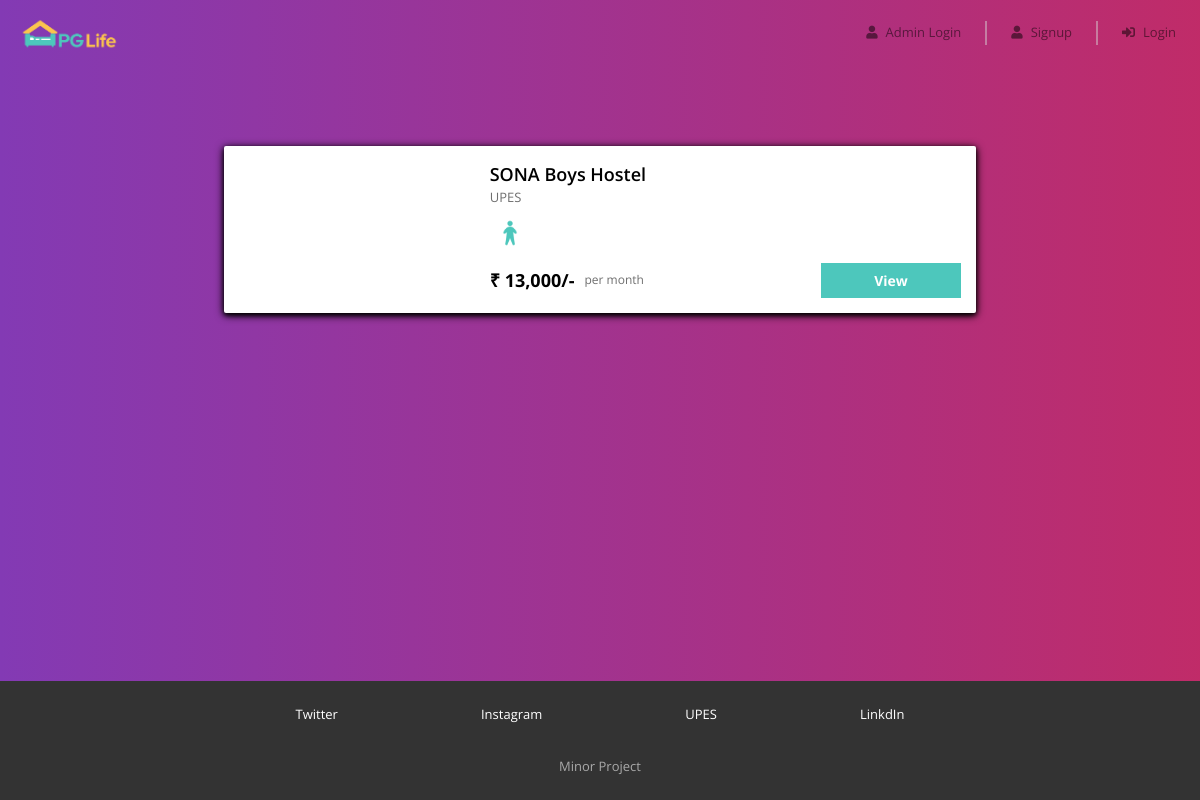
Before: /search_list.php?city=Sona Boys Hostel with the older database file.
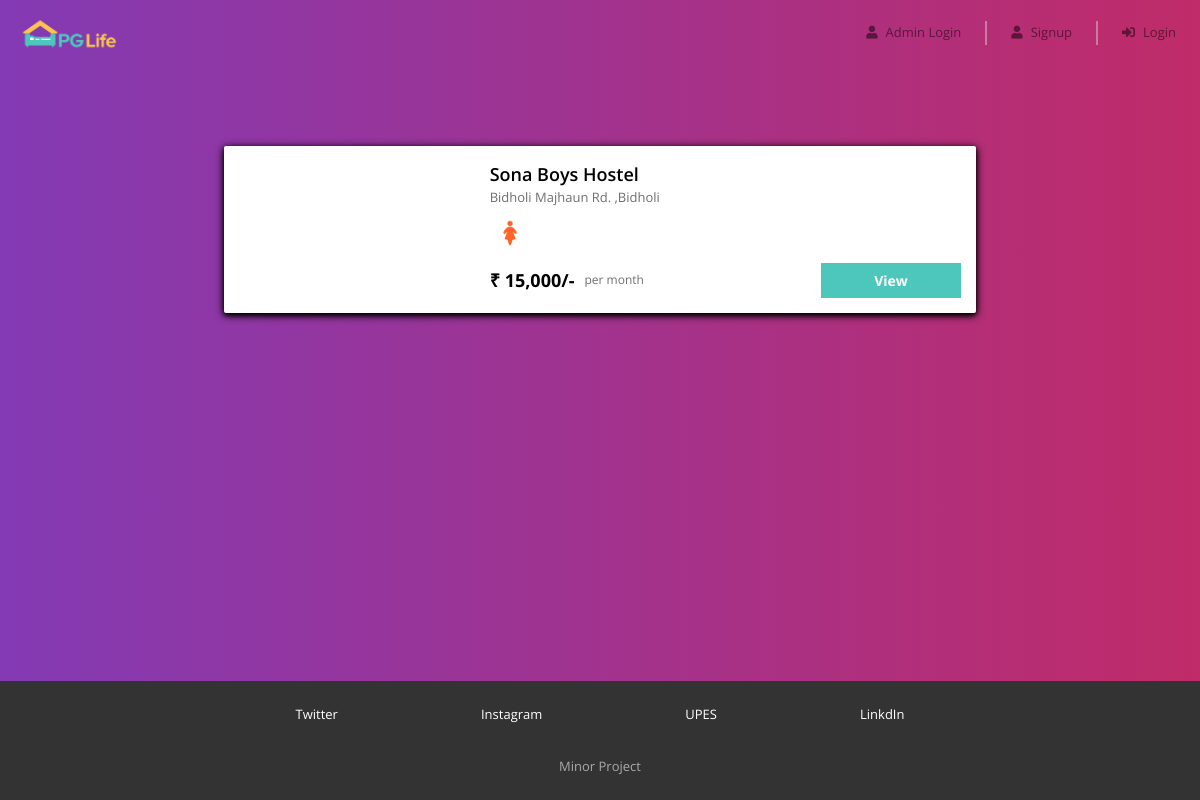
After: the same page with the newer database file.
### tables this page shows
CREATE TABLE `properties` (
  `id` tinyint(125) UNSIGNED NOT NULL,
  `name` varchar(255) NOT NULL,
  `address` text NOT NULL,
  `gender` varchar(255) NOT NULL,
  `rent` int(255) NOT NULL
);

### search_list.php (the view, shortened to what this page needs)
<?php
require "includes/database_connect.php";
$city_name = $_GET["city"];
$sql_1 = "SELECT * FROM properties WHERE `name` = '$city_name'";
$result_1 = mysqli_query($conn, $sql_1);
$city = mysqli_fetch_assoc($result_1);
$city_id = $city['id'];
$sql_2 = "SELECT * FROM properties WHERE id = $city_id";
$result_2 = mysqli_query($conn, $sql_2);
$properties = mysqli_fetch_all($result_2, MYSQLI_ASSOC);
?>
<!DOCTYPE html>
<html lang="en">
<head>
    <?php
    include "includes/head_links.php";
    ?>
    <link href="css/home.css" rel="stylesheet" />
    <link href="css/property_list.css" rel="stylesheet" />
    <link href="css/extra.css" rel="stylesheet" />
</head>
<body style="color: black;">
    <?php
    include "includes/header.php";
    ?>
    <div class="page-container">
        <?php
        foreach ($properties as $property) {
        ?>
            <div class="property-card property-id-<?= $property['id'] ?> row">
                <div class="image-container col-md-4">
                </div>
                <div class="content-container col-md-8">
                    <div class="detail-container">
                        <div class="property-name"><?= $property['name'] ?></div>
                        <div class="property-address"><?= $property['address'] ?></div>
                        <div class="property-gender">
                            <?php
                            if ($property['gender'] == "Male") {
                            ?>
                                <img src="img/male.png" />
                            <?php
                            } else {
                            ?>
                                <img src="img/female.png" />
                            <?php
                            }
                            ?>
                        </div>
                    </div>
                    <div class="row no-gutters">
                        <div class="rent-container col-6">
                            <div class="rent">₹ <?= number_format($property['rent']) ?>/-</div>
                            <div class="rent-unit">per month</div>
                        </div>
                        <div class="button-container col-6">
                            <a href="property_detail.php?property_id=<?= $property['id'] ?>" class="btn btn-primary">View</a>
                        </div>
                    </div>
                </div>
            </div>
        <?php
        }
        ?>
    </div>
    <div class="bottom">
        <?php
        include "includes/footer.php";
        ?>
    </div>
</body>
</html>

### includes/head_links.php (shortened to what this page needs)
<link href="css/bootstrap.min.css" rel="stylesheet" />
<link href="https://use.fontawesome.com/releases/v5.11.2/css/all.css" rel="stylesheet" />
<link href="css/common.css" rel="stylesheet" />

### includes/header.php (shortened to what this page needs)
<div class="header sticky-top">
    <nav class="navbar navbar-expand-md navbar-light">
        <a class="navbar-brand" href="index.php">
            <img src="img/logo.png" />
        </a>
        <div class="collapse navbar-collapse justify-content-end" id="my-navbar">
            <ul class="navbar-nav">
                <?php
                if (!isset($_SESSION["user_id"])) {
                ?>
                    <li class="nav-item">
                        <a class="nav-link" href="admin/admin.php" target="blank">
                            <i class="fas fa-user"></i>Admin Login
                        </a>
                    </li>
                    <div class="nav-vl"></div>
                    <li class="nav-item">
                        <a class="nav-link" href="#" data-toggle="modal" data-target="#signup-modal">
                            <i class="fas fa-user"></i>Signup
                        </a>
                    </li>
                    <div class="nav-vl"></div>
                    <li class="nav-item">
                        <a class="nav-link" href="#" data-toggle="modal" data-target="#login-modal">
                            <i class="fas fa-sign-in-alt"></i>Login
                        </a>
                    </li>
                <?php
                }
                ?>
            </ul>
        </div>
    </nav>
</div>

### includes/footer.php (shortened to what this page needs)
<div class="footer bottom">
    <div class="page-container footer-container">
        <div class="footer-cities">
            <div class="footer-city">
                <a href="https://twitter.com/UPESDehradun" target="blank">Twitter</a>
            </div>
            <div class="footer-city">
                <a href="https://www.instagram.com/upes_dehradun/?hl=en" target="blank">Instagram</a>
            </div>
            <div class="footer-city">
                <a href="https://www.upes.ac.in/" target="blank">UPES</a>
            </div>
            <div class="footer-city">
                <a href="https://in.linkedin.com/school/upesdehradun/" target="blank">LinkdIn</a>
            </div>
        </div>
        <div class="footer-copyright">Minor Project </div>
    </div>
</div>

### admin/css/common.css (style rules this page uses)
* { box-sizing: border-box; font-family: 'Open Sans', sans-serif; }
body { color: #ffffff00; font-size: 16px; position: relative; }
.btn-primary, .btn-warning, .btn-danger { color: white; font-weight: bold; }
.page-container { max-width: 800px; padding: 80px 24px; margin: auto; }
.header { background-color: rgba(255, 255, 255, 0); font-size: 13px; }
.header .navbar .navbar-brand img { height: 40px; }
.header .navbar .nav-item i { margin-right: 8px; }
.header .nav-vl { border-left: 2px solid #d6d6d678; height: 24px; margin: auto 16px; display: block; }
.footer { background-color: #333333; font-size: 13px; }
.footer-container { padding: 24px; }
.footer-cities { display: flex; flex-wrap: wrap; justify-content: space-around; }
.footer-city { margin-bottom: 8px; text-align: center; }
.footer-city a { color: #ffffff; }
.footer-copyright { color: #a9a9a9; text-align: center; padding-top: 24px; }

### css/property_list.css (style rules this page uses)
.property-card { background-color: #ffffff; border-radius: 2px; padding: 15px 0px; margin: 0px auto 20px; box-shadow: 0 2px 5px 0 rgba(0, 0, 0, 0.16), 0 2px 10px 0 rgba(0, 0, 0, 0.12); }
.image-container { text-align: center; }
.detail-container { padding-bottom: 10px; }
.property-name { font-size: 18px; font-weight: 600; }
.property-address { color: #6f6f6f; font-size: 13px; padding-bottom: 5px; }
.property-gender img { width: 40px; }
.rent-container { display: flex; align-items: center; }
.rent { font-size: 18px; font-weight: bold; padding-right: 10px; }
.rent-unit { color: #6f6f6f; font-size: 12px; }
.button-container .btn { font-size: 14px; border-radius: 0px; width: 140px; float: right; }

### css/extra.css (style rules this page uses)
body { color: white; background: linear-gradient( to right, #833ab4, #fd1d1d, #fcb045); background-size: 400% 400%; animation: animate-background 50s infinite ease-in-out; }
.property-card { box-shadow: 0 2px 5px 0 rgb(0, 0, 0), 0 2px 10px 0 rgb(0, 0, 0); }

### search_list.php (style rules this page uses)
.bottom { position: fixed; width: 100%; bottom: 0px; }

Changed rows visible on the page:
removed properties: name "SONA Boys Hostel", address "UPES", rent "13,000"
added properties: name "Sona Boys Hostel", address "Bidholi Majhaun Rd. ,Bidholi", rent "15,000"
